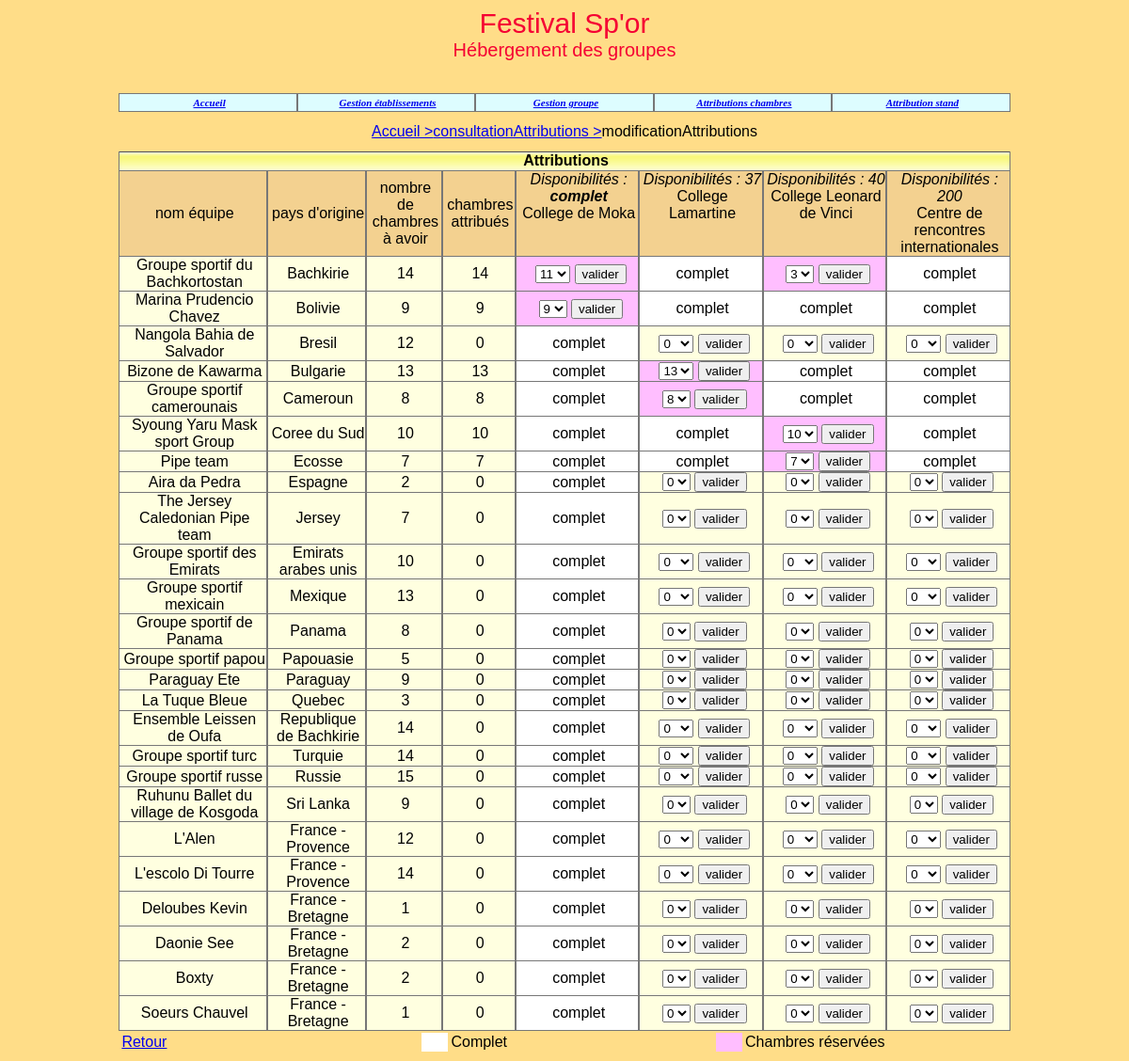
Page /modificationAttributions.php on the committed database.
### tables this page shows
create table Etablissement 
(idEtab char(8) not null, 
nomEtab varchar(45) not null,
adresseRue varchar(45) not null, 
codePostal char(5) not null, 
ville varchar(35) not null,
tel varchar(13) not null,
adresseElectronique varchar(70),
type tinyint(1) not null,
civiliteResponsable varchar(12) not null,
nomResponsable varchar(25) not null,
prenomResponsable varchar(25),
nombreChambresOffertes integer,
constraint pk_Etablissement primary key(idEtab));

create table Groupe
(idGroupe char(4) not null, 
nomGroupe varchar(40) not null, 
identiteResponsable varchar(40) default null,
adressePostale varchar(120) default null,
nombrePersonnes integer not null, 
nomPays varchar(40) not null, 
hebergement char(1) not null,
ligue varchar(40) default null,
stand bool not null,
constraint pk_Groupe primary key(idGroupe));

### _gestionBase.inc.php (called while the page is built, shortened)
<?php
function obtenirReqEtablissementsOffrantChambres($connexion)
{
   $req="select idEtab, nomEtab, nombreChambresOffertes from Etablissement where
         nombreChambresOffertes!=0 order by idEtab";
   $rsEtab=$connexion-> query($req );
   return $rsEtab->fetchAll();
}
function obtenirNbEtabOffrantChambres($connexion)
{
   $req="select count(*) as nombreEtabOffrantChambres from Etablissement where
         nombreChambresOffertes!=0";
   $rsEtabOffrantChambres=$connexion-> query($req);
   $lgEtabOffrantChambres=$rsEtabOffrantChambres->fetchAll();
   foreach ($lgEtabOffrantChambres as $row)
   {
      $EtabOffrantChambres = $row['nombreEtabOffrantChambres'];
   }
   return $EtabOffrantChambres;
}
function obtenirReqIdNomGroupesAHeberger()
{
   $req="select idGroupe, nomGroupe, nomPays, nombrePersonnes from Groupe where hebergement='O' order by idGroupe";
   return $req;
}
function obtenirNbOccup($connexion, $idEtab)
{
   $req="select IFNULL(sum(nombreChambres), 0) as totalChambresOccup from
        Attribution where idEtab='$idEtab'";
   $rsOccup=$connexion->query($req);
   $lgOccup=$rsOccup->fetchAll();
   foreach ($lgOccup as $row)
   {
      $chambre = $row['totalChambresOccup'];
   }
   return $chambre;
}
function obtenirNbOccupGroupe($connexion, $idEtab, $idGroupe)
{
   $req="select nombreChambres From Attribution where idEtab='$idEtab'
        and idGroupe='$idGroupe'";
   $rsAttribGroupe=$connexion->query($req);
   if ($lgAttribGroupe=$rsAttribGroupe->fetchAll())
   {
      foreach ($lgAttribGroupe as $row)
      {
         $nombreChambres = $row['nombreChambres'];
      }
      return $nombreChambres;
   }
   else
      return 0;
}
?>

### modificationAttributions.php (the view, shortened to what this page needs)
<?php
include("_debut.inc.php");
include("_gestionBase.inc.php");
echo "<table width='80%' cellpadding='0' cellspacing='0' align='center'>
   <tr>
   <td align='center'><a href='index.php'>Accueil ></a><a href='consultationAttributions.php'>consultationAttributions ></a>modificationAttributions</td>
   </tr>
</table>
<br>";
$nbEtabOffrantChambres=obtenirNbEtabOffrantChambres($connexion);
$nb=$nbEtabOffrantChambres+4;
$pourcCol=50/$nbEtabOffrantChambres;
echo "
<table width='80%' cellspacing='0' cellpadding='0' align='center'
class='tabQuadrille'>";
   echo "
   <tr class='enTeteTabQuad'>
      <td colspan=$nb><strong>Attributions</strong></td>
   </tr>";
   echo "
   <tr class='enTeteTabQuadSecond'>
      <td>nom équipe</td>
      <td>pays d'origine</td>
      <td>nombre de chambres à avoir</td>
      <td>chambres attribués</td>";
   $lgEtab=obtenirReqEtablissementsOffrantChambres($connexion);
   foreach ($lgEtab as $row)
   {
      $idEtab=$row["idEtab"];
      $nom=$row["nomEtab"];
      $nbOffre=$row["nombreChambresOffertes"];
      $nbOccup=obtenirNbOccup($connexion, $idEtab);
      $nbChLib = $nbOffre - $nbOccup;
      if($nbChLib==0)
      {
         echo "
         <td valign='top' width='$pourcCol%'><i>Disponibilités : <strong>complet </strong></i> <br>
         $nom</td>";
      }
      else
      {
         echo "
         <td valign='top' width='$pourcCol%'><i>Disponibilités : $nbChLib </i> <br>
         $nom </td>";
      }
   }
   echo "</tr>";
   $req=obtenirReqIdNomGroupesAHeberger();
   $rsGroupe=$connexion-> query($req);
   $lgGroupe=$rsGroupe->fetchAll();
   foreach ($lgGroupe as $row)
   {
      $idGroupe=$row['idGroupe'];
      $nom=$row['nomGroupe'];
      $nomPays =$row['nomPays'];
      $nbChambres =  intdiv($row['nombrePersonnes'],3);
      if($row['nombrePersonnes']%3>0)
      {
         $nbChambres = $nbChambres + 1;
      }
      echo "
      <tr class='ligneTabQuad'>
         <td width='15%'>$nom</td>
         <td width='10%'>$nomPays</td>
         <td width='5%'>$nbChambres</td>";
      $nbTotal=0;
      $lgEtab=obtenirReqEtablissementsOffrantChambres($connexion);
      foreach($lgEtab as $row)
      {
         $idEtab=$row['idEtab'];
         $nbOccupGroupe=obtenirNbOccupGroupe($connexion, $idEtab, $idGroupe);
         $nbTotal+=$nbOccupGroupe;
      }
      echo"<td width = '3%'>$nbTotal</td>";
      $lgEtab=obtenirReqEtablissementsOffrantChambres($connexion);
      foreach ($lgEtab as $row)
      {
         $idEtab=$row["idEtab"];
         $nbOffre=$row["nombreChambresOffertes"];
         $nbOccup=obtenirNbOccup($connexion, $idEtab);
         echo"<form method='POST' action='modificationAttributions.php'>
         <input type='hidden' value='validerModifAttrib' name='action'>
         <input type='hidden' value='$idEtab' name='idEtab'>
         <input type='hidden' value='$idGroupe' name='idGroupe'>";
         $nbChLib = $nbOffre - $nbOccup;
         $nbOccupGroupe=obtenirNbOccupGroupe($connexion, $idEtab, $idGroupe);
         if ($nbOccupGroupe!=0)
         {
            if($nbChLib + $nbOccupGroupe < $nbOccupGroupe+$nbChambres-$nbTotal)
            {
               $nbMax = $nbChLib + $nbOccupGroupe;
            }
            else
            {
               $nbMax = $nbOccupGroupe+$nbChambres-$nbTotal;
            }
            echo "<td class='reserve'>
            &nbsp;<select name='nbChambres'>
            ";
            for ($i=0; $i<=$nbMax; $i++)
            {
               if($nbOccupGroupe==$i)
                  echo"<option selected>$i</option>";
               else
                  echo "<option>$i</option>";
            }
            echo "</select>
            <input type='submit' value='valider'>
            </form>
            </td>";
         }
         else
         {
            if ($nbChLib != 0 && $nbChambres-$nbTotal>0)
            {
               if($nbChLib<$nbChambres-$nbTotal)
               {
                  $nbMax = $nbChLib;
               }
               else
               {
                  $nbMax = $nbChambres-$nbTotal;
               }
               echo "<td>
               &nbsp;<select name='nbChambres'>
               <option selected>0</option>";
               echo "</select>
               <input type='submit' value='valider'>
               </form>
               </td>";
            }
            else
            {
               echo "<td class='reserveSiLien'>complet</td>";
            }
         }
      }
       echo "</tr>";
   }
echo "
</table>";
echo "
<table align='center' width='80%'>
   <tr>
      <td width='34%' align='left'><a href='consultationAttributions.php'>Retour</a>
      </td>
      <td class='reserveSiLien'>&nbsp;</td>
      <td width='30%' align='left'>Complet</td>
      <td class='reserve'>&nbsp;</td>
      <td width='30%' align='left'>Chambres réservées</td>
   </tr>
</table>
</font>";
?>

### css/cssGeneral.css (style rules this page uses)
.basePage { background-color:#FFDD88; color:black; font:11px Arial, Helvetica, sans-serif; }
td,tr { font:16px Arial, Helvetica, sans-serif; }
table.tabQuadrille td { border-bottom:1px solid #777777; border-right:1px solid #777777; border-left:1px solid #777777; border-top:1px #777777; padding-left:3px; }
tr.enTeteTabQuad { background-image:url('../images/xpBarre.jpg'); height:21px; text-align:center; }
tr.ligneTabQuad { background-color:#FFFFE0; text-align:center; color:black; }
td.reserveSiLien { background-color:#FFFFFF; color:black; }
td.reserve { background-color:#FFBEFF; color:black; }
tr.enTeteTabQuadSecond { background-color:#F3D190; text-align:center; color:black; }

### rows in the picture
etablissement: $pourcCol 12.5 (drawn), nomEtab "College de Moka", nombreChambresOffertes "complet"
etablissement: $pourcCol 12.5 (drawn), nbChLib "37", nomEtab "College Lamartine", nombreChambresOffertes "complet"
etablissement: $pourcCol 12.5 (drawn), nombreChambresOffertes "40", nomEtab "College Leonard de Vinci", shows "complet"
etablissement: $pourcCol 12.5 (drawn), nombreChambresOffertes "200", nomEtab "Centre de rencontres internationales", shows "complet"
groupe: nomGroupe "Groupe sportif du Bachkortostan", nomPays "Bachkirie", nbChambres "14", nbTotal "14"
groupe: nomGroupe "Marina Prudencio Chavez", nomPays "Bolivie", nbChambres "9", nbTotal "9"
groupe: nomGroupe "Nangola Bahia de Salvador", nomPays "Bresil", nbChambres "12", nbTotal "0"
groupe: nomGroupe "Bizone de Kawarma", nomPays "Bulgarie", nbChambres "13", nbTotal "13"
groupe: nomGroupe "Groupe sportif camerounais", nomPays "Cameroun", nbChambres "8", nbTotal "8"
groupe: nomGroupe "Syoung Yaru Mask sport Group", nomPays "Coree du Sud", nbChambres "10", nbTotal "10"
groupe: nomGroupe "Pipe team", nomPays "Ecosse", nbChambres "7", nbTotal "7"
groupe: nomGroupe "Aira da Pedra", nomPays "Espagne", nbChambres "2", nbTotal "0"
groupe: nomGroupe "The Jersey Caledonian Pipe team", nomPays "Jersey", nombrePersonnes "7", nbTotal "0"
groupe: nomGroupe "Groupe sportif des Emirats", nomPays "Emirats arabes unis", nombrePersonnes "10", nbTotal "0"
groupe: nomGroupe "Groupe sportif mexicain", nomPays "Mexique", nbChambres "13", nbTotal "0"
groupe: nomGroupe "Groupe sportif de Panama", nomPays "Panama", nbChambres "8", nbTotal "0"
groupe: nomGroupe "Groupe sportif papou", nomPays "Papouasie", nbChambres "5", nbTotal "0"
groupe: nomGroupe "Paraguay Ete", nomPays "Paraguay", nbChambres "9", nbTotal "0"
groupe: nomGroupe "La Tuque Bleue", nomPays "Quebec", nbChambres "3", nbTotal "0"
groupe: nomGroupe "Ensemble Leissen de Oufa", nomPays "Republique de Bachkirie", nbChambres "14", nbTotal "0"
groupe: nomGroupe "Groupe sportif turc", nomPays "Turquie", nbChambres "14", nbTotal "0"
groupe: nomGroupe "Groupe sportif russe", nomPays "Russie", nbChambres "15", nbTotal "0"
groupe: nomGroupe "Ruhunu Ballet du village de Kosgoda", nomPays "Sri Lanka", nombrePersonnes "9", nbTotal "0"
groupe: nomGroupe "L'Alen", nomPays "France - Provence", nbChambres "12", nbTotal "0"
groupe: nomGroupe "L'escolo Di Tourre", nomPays "France - Provence", nbChambres "14", nbTotal "0"
groupe: nomGroupe "Deloubes Kevin", nomPays "France - Bretagne", nbChambres "1", nbTotal "0"
groupe: nomGroupe "Daonie See", nomPays "France - Bretagne", nbChambres "2", nbTotal "0"
groupe: nomGroupe "Boxty", nomPays "France - Bretagne", nbChambres "2", nbTotal "0"
groupe: nomGroupe "Soeurs Chauvel", nomPays "France - Bretagne", nbChambres "1", nbTotal "0"

### other values in the picture
form field nbChambres "11"
form field nbChambres "3"
form field nbChambres "9"
form field nbChambres "13"
form field nbChambres "8"
form field nbChambres "10"
form field nbChambres "7"
